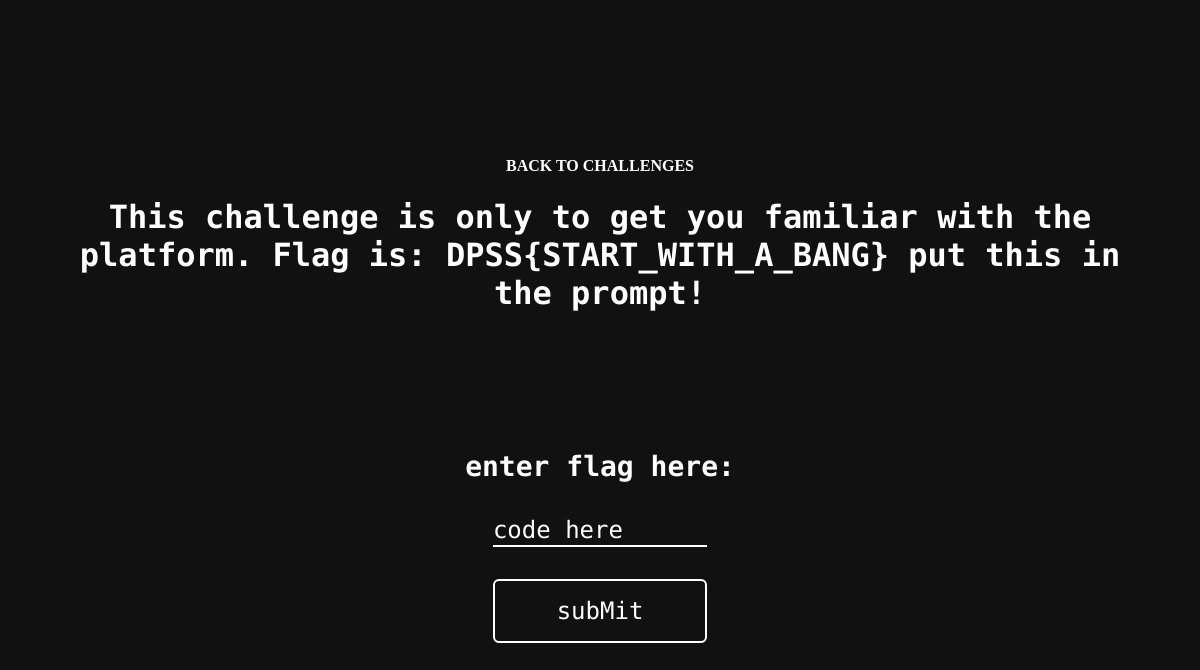
Before: /start/ with the older database file.
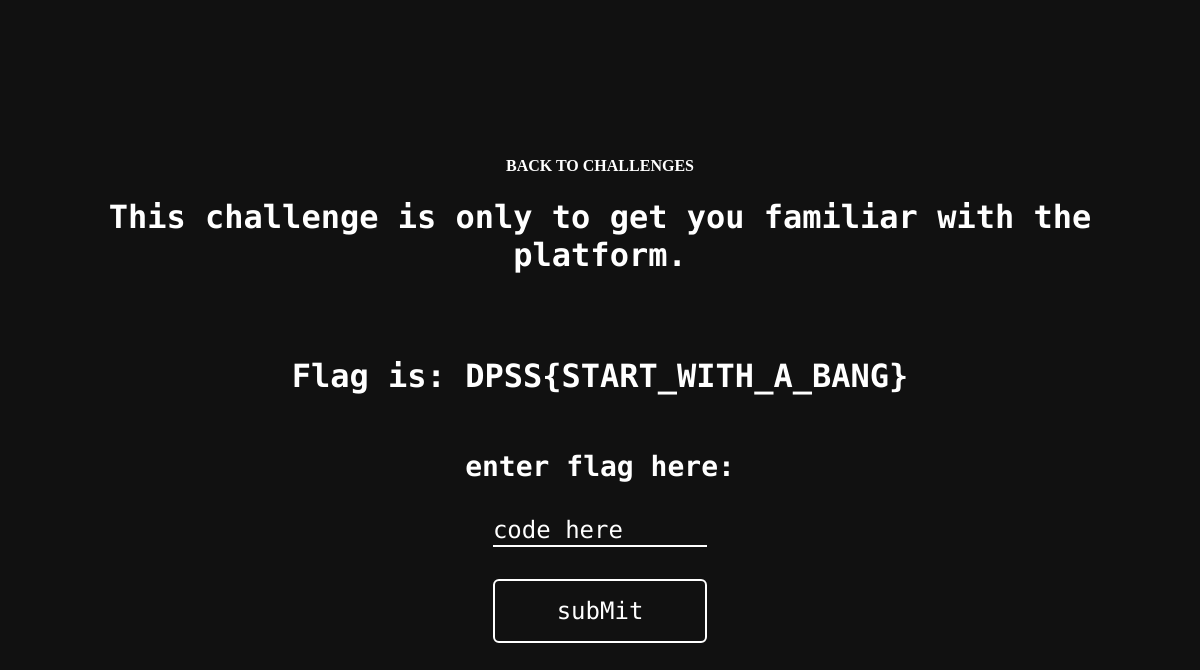
After: the same page with the newer database file.
### Main/models.py (models this page shows, shortened)
class Challenges(models.Model):
    title = models.CharField(max_length=255)
    category = models.CharField(max_length=255)
    difficulty = models.CharField(max_length=255)
    points = models.IntegerField()
    description = models.TextField(max_length=1000, default='')
    hint = models.CharField(max_length=255, default='')
    flag = models.CharField(max_length=255, default='DPSS{EMPTY}')
    link = models.CharField(max_length=255, default='dashboard')

### Main/views.py (the view)
# urls.py: path('start/', views.gettingStarted, name='start'),
def gettingStarted(request):
    context = {"challenge": Challenges.objects.get(title="Getting Started")}
    return render(request, 'main/challenges/gettingstarted.html', context)

### Main/templates/main/challenges/gettingstarted.html (shortened to what this page needs)
{% extends "main/layout_challenge.html" %}
{% load static %}

### Main/templates/main/layout_Challenge.html (shortened to what this page needs)
{% load static %}
<!doctype html>
<html lang="en">
<head>
    <link rel="stylesheet" href="{% static 'css/layout.css' %}">
    <link rel="stylesheet" href="{% static 'css/chall.css' %}">
</head>
<body>
  <div class="container">
  <a href="{% url 'dashboard' %}" > BACK TO CHALLENGES </a>
      <h1>{{challenge.description}}</h1><br><br>
      <h1>{{challenge.hint}}</h1>
      <form id="key-form">
          <label for="key">enter flag here:</label>
          <input type="text" name="key" id="key" placeholder="code here" />
          <button type="submit">subMit</button>
      </form>
  </div>
</body>
</html>

Changed rows visible on the page:
changed Challenges: description "This challenge is only to get you familiar with the platform. Flag is: DPSS{START_WITH_A_BANG} put this in the prompt!" → "This challenge is only to get you familiar with the platform."; hint (not shown) → "Flag is: DPSS{START_WITH_A_BANG}"
